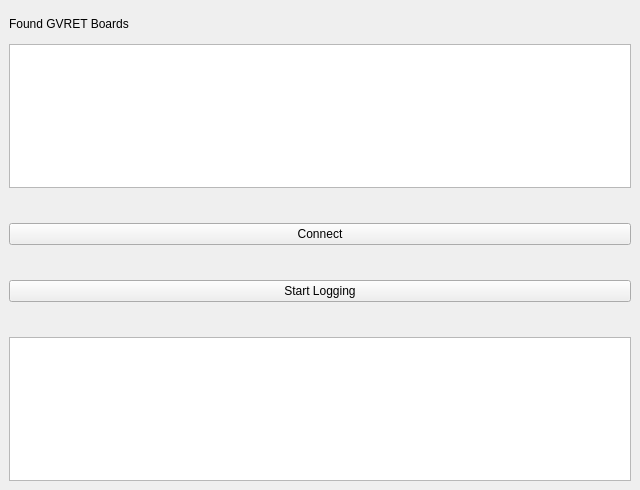
<?xml version="1.0" encoding="UTF-8"?>
<ui version="4.0">
 <class>MainWindow</class>
 <widget class="QMainWindow" name="MainWindow">
  <property name="windowModality">
   <enum>Qt::NonModal</enum>
  </property>
  <property name="geometry">
   <rect>
    <x>0</x>
    <y>0</y>
    <width>640</width>
    <height>490</height>
   </rect>
  </property>
  <property name="sizePolicy">
   <sizepolicy hsizetype="Expanding" vsizetype="Expanding">
    <horstretch>0</horstretch>
    <verstretch>0</verstretch>
   </sizepolicy>
  </property>
  <property name="windowTitle">
   <string>MainWindow</string>
  </property>
  <widget class="QWidget" name="centralwidget">
   <property name="sizePolicy">
    <sizepolicy hsizetype="Expanding" vsizetype="Expanding">
     <horstretch>0</horstretch>
     <verstretch>0</verstretch>
    </sizepolicy>
   </property>
   <property name="maximumSize">
    <size>
     <width>2000</width>
     <height>2000</height>
    </size>
   </property>
   <layout class="QVBoxLayout" name="verticalLayout_2" stretch="1,5,1,2,1,2,1,5">
    <item>
     <widget class="QLabel" name="label">
      <property name="text">
       <string>Found GVRET Boards</string>
      </property>
     </widget>
    </item>
    <item>
     <widget class="QListWidget" name="listIPAddrs"/>
    </item>
    <item>
     <spacer name="verticalSpacer_2">
      <property name="orientation">
       <enum>Qt::Vertical</enum>
      </property>
      <property name="sizeHint" stdset="0">
       <size>
        <width>20</width>
        <height>40</height>
       </size>
      </property>
     </spacer>
    </item>
    <item>
     <widget class="QPushButton" name="btnConnect">
      <property name="text">
       <string>Connect</string>
      </property>
     </widget>
    </item>
    <item>
     <spacer name="verticalSpacer">
      <property name="orientation">
       <enum>Qt::Vertical</enum>
      </property>
      <property name="sizeHint" stdset="0">
       <size>
        <width>20</width>
        <height>40</height>
       </size>
      </property>
     </spacer>
    </item>
    <item>
     <widget class="QPushButton" name="btnStartLog">
      <property name="text">
       <string>Start Logging</string>
      </property>
     </widget>
    </item>
    <item>
     <spacer name="verticalSpacer_3">
      <property name="orientation">
       <enum>Qt::Vertical</enum>
      </property>
      <property name="sizeHint" stdset="0">
       <size>
        <width>20</width>
        <height>40</height>
       </size>
      </property>
     </spacer>
    </item>
    <item>
     <widget class="QTextEdit" name="txtStatus">
      <property name="readOnly">
       <bool>true</bool>
      </property>
     </widget>
    </item>
   </layout>
  </widget>
 </widget>
 <resources/>
 <connections/>
</ui>
